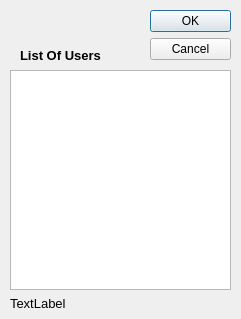
<?xml version="1.0" encoding="UTF-8"?>
<ui version="4.0">
 <class>removeWindow</class>
 <widget class="QDialog" name="removeWindow">
  <property name="geometry">
   <rect>
    <x>0</x>
    <y>0</y>
    <width>241</width>
    <height>319</height>
   </rect>
  </property>
  <property name="windowTitle">
   <string>Remove_User</string>
  </property>
  <property name="accessibleName">
   <string>list of user</string>
  </property>
  <widget class="QDialogButtonBox" name="buttonBox">
   <property name="geometry">
    <rect>
     <x>150</x>
     <y>10</y>
     <width>81</width>
     <height>61</height>
    </rect>
   </property>
   <property name="cursor">
    <cursorShape>ArrowCursor</cursorShape>
   </property>
   <property name="mouseTracking">
    <bool>true</bool>
   </property>
   <property name="orientation">
    <enum>Qt::Vertical</enum>
   </property>
   <property name="standardButtons">
    <set>QDialogButtonBox::Cancel|QDialogButtonBox::Ok</set>
   </property>
   <property name="centerButtons">
    <bool>false</bool>
   </property>
  </widget>
  <widget class="QWidget" name="verticalLayoutWidget">
   <property name="geometry">
    <rect>
     <x>10</x>
     <y>70</y>
     <width>221</width>
     <height>241</height>
    </rect>
   </property>
   <layout class="QVBoxLayout" name="verticalLayout">
    <item>
     <widget class="QListWidget" name="listWidget">
      <property name="mouseTracking">
       <bool>true</bool>
      </property>
      <property name="selectionMode">
       <enum>QAbstractItemView::MultiSelection</enum>
      </property>
      <property name="currentRow">
       <number>-1</number>
      </property>
      <property name="sortingEnabled">
       <bool>true</bool>
      </property>
     </widget>
    </item>
    <item>
     <widget class="QLabel" name="label">
      <property name="font">
       <font>
        <pointsize>10</pointsize>
       </font>
      </property>
      <property name="text">
       <string>TextLabel</string>
      </property>
      <property name="wordWrap">
       <bool>true</bool>
      </property>
     </widget>
    </item>
   </layout>
  </widget>
  <widget class="QLabel" name="label_2">
   <property name="geometry">
    <rect>
     <x>20</x>
     <y>40</y>
     <width>81</width>
     <height>31</height>
    </rect>
   </property>
   <property name="font">
    <font>
     <pointsize>10</pointsize>
     <weight>75</weight>
     <bold>true</bold>
    </font>
   </property>
   <property name="text">
    <string>List Of Users</string>
   </property>
  </widget>
 </widget>
 <resources/>
 <connections>
  <connection>
   <sender>buttonBox</sender>
   <signal>accepted()</signal>
   <receiver>removeWindow</receiver>
   <slot>accept()</slot>
   <hints>
    <hint type="sourcelabel">
     <x>248</x>
     <y>254</y>
    </hint>
    <hint type="destinationlabel">
     <x>157</x>
     <y>274</y>
    </hint>
   </hints>
  </connection>
  <connection>
   <sender>buttonBox</sender>
   <signal>rejected()</signal>
   <receiver>removeWindow</receiver>
   <slot>reject()</slot>
   <hints>
    <hint type="sourcelabel">
     <x>316</x>
     <y>260</y>
    </hint>
    <hint type="destinationlabel">
     <x>286</x>
     <y>274</y>
    </hint>
   </hints>
  </connection>
 </connections>
</ui>
